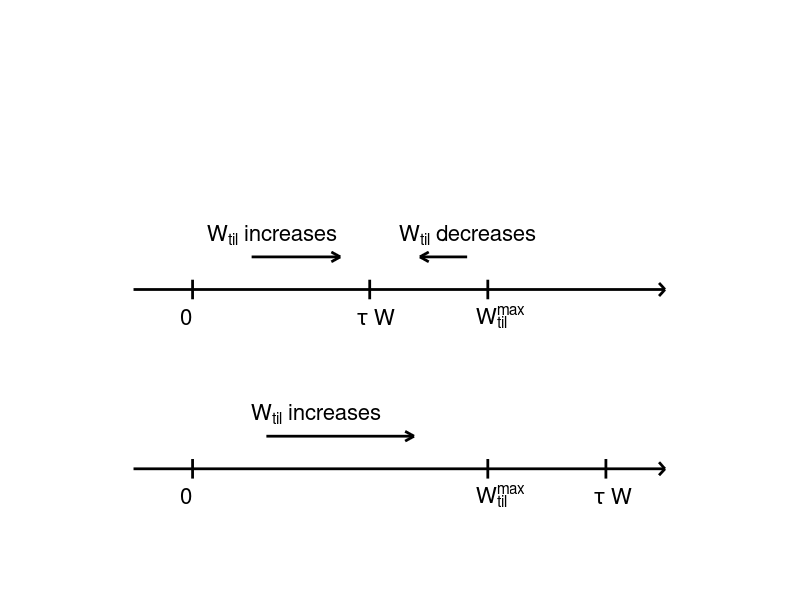

This figure's MATLAB source:
function tillschema
% TILLSCHEMA  Produce a figure showing how the till water amount W_tl evolves.

set(0,'defaultlinelinewidth',2.0)
da = 0.1;
rht = 1.6;

y = 0.55;
plot([-0.2 rht], [y y], 'k'), hold on,  arrow(rht,y)
tick(0.0,y,'0'),  tick(0.6,y,'\tau W'),  tick(1.0,y,'W_{til}^{max}')
plot([0.2 0.5], [y+da y+da], 'k'),  sharpright(0.5,y+da)
text(0.05,y+1.7*da,'W_{til} increases','fontsize',16)
plot([0.77 0.93], [y+da y+da], 'k'),  sharpleft(0.77,y+da)
text(0.7,y+1.7*da,'W_{til} decreases','fontsize',16)

y = 0.0;
plot([-0.2 rht], [y y], 'k'),  arrow(rht,y)
tick(0.0,y,'0'),  tick(1.0,y,'W_{til}^{max}'),  tick(1.4,y,'\tau W')
plot([0.25 0.75], [y+da y+da], 'k'),  sharpright(0.75,y+da)
text(0.2,y+1.7*da,'W_{til} increases','fontsize',16)

hold off
axis([-0.3 (rht+0.2) -0.2 1.3]), axis off
end

  function tick(x,y,s)
    plot([x x], [y-0.03 y+0.03],'k')
    text(x-0.04,y-0.08,s,'fontsize',16)
  end

  function arrow(x,y)
    plot([x-0.02 x], [y+0.02 y],'k')
    plot([x-0.02 x], [y-0.02 y],'k')
  end
 
  function sharpleft(x,y)
    plot([x+0.03 x], [y+0.015 y],'k')
    plot([x+0.03 x], [y-0.015 y],'k')
  end

  function sharpright(x,y)
    plot([x-0.03 x], [y+0.015 y],'k')
    plot([x-0.03 x], [y-0.015 y],'k')
  end
